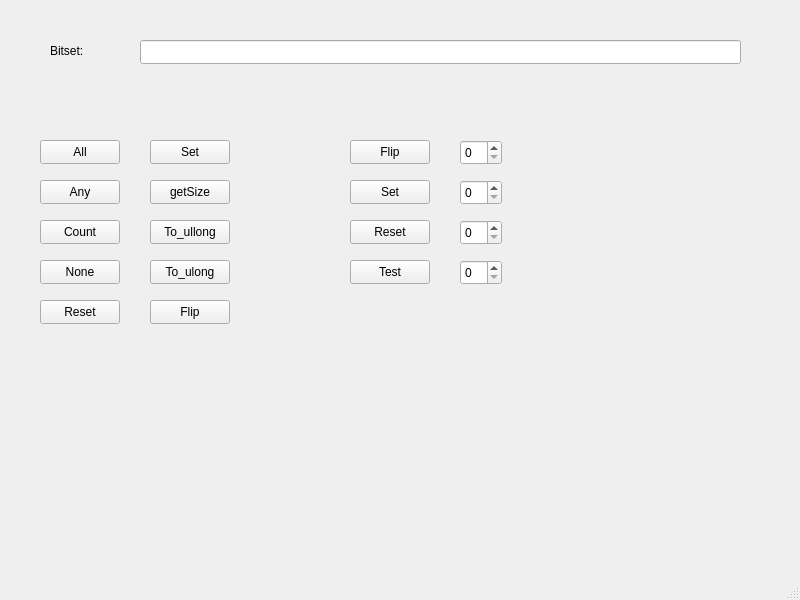
<?xml version="1.0" encoding="UTF-8"?>
<ui version="4.0">
 <class>MainWindow</class>
 <widget class="QMainWindow" name="MainWindow">
  <property name="geometry">
   <rect>
    <x>0</x>
    <y>0</y>
    <width>800</width>
    <height>600</height>
   </rect>
  </property>
  <property name="windowTitle">
   <string>MainWindow</string>
  </property>
  <widget class="QWidget" name="centralwidget">
   <widget class="QLineEdit" name="lineEdit">
    <property name="enabled">
     <bool>true</bool>
    </property>
    <property name="geometry">
     <rect>
      <x>140</x>
      <y>40</y>
      <width>601</width>
      <height>24</height>
     </rect>
    </property>
    <property name="readOnly">
     <bool>true</bool>
    </property>
   </widget>
   <widget class="QLabel" name="label">
    <property name="geometry">
     <rect>
      <x>50</x>
      <y>40</y>
      <width>61</width>
      <height>21</height>
     </rect>
    </property>
    <property name="text">
     <string>Bitset:</string>
    </property>
   </widget>
   <widget class="QLabel" name="label_ans">
    <property name="geometry">
     <rect>
      <x>80</x>
      <y>80</y>
      <width>511</width>
      <height>16</height>
     </rect>
    </property>
    <property name="text">
     <string/>
    </property>
   </widget>
   <widget class="QPushButton" name="pushButton_all">
    <property name="geometry">
     <rect>
      <x>40</x>
      <y>140</y>
      <width>80</width>
      <height>24</height>
     </rect>
    </property>
    <property name="text">
     <string>All</string>
    </property>
   </widget>
   <widget class="QPushButton" name="pushButton_any">
    <property name="geometry">
     <rect>
      <x>40</x>
      <y>180</y>
      <width>80</width>
      <height>24</height>
     </rect>
    </property>
    <property name="text">
     <string>Any</string>
    </property>
   </widget>
   <widget class="QPushButton" name="pushButton_count">
    <property name="geometry">
     <rect>
      <x>40</x>
      <y>220</y>
      <width>80</width>
      <height>24</height>
     </rect>
    </property>
    <property name="text">
     <string>Count</string>
    </property>
   </widget>
   <widget class="QSpinBox" name="spinBox_reset">
    <property name="geometry">
     <rect>
      <x>460</x>
      <y>220</y>
      <width>42</width>
      <height>25</height>
     </rect>
    </property>
    <property name="minimum">
     <number>0</number>
    </property>
    <property name="maximum">
     <number>9</number>
    </property>
   </widget>
   <widget class="QPushButton" name="pushButton_resetArg">
    <property name="geometry">
     <rect>
      <x>350</x>
      <y>220</y>
      <width>80</width>
      <height>24</height>
     </rect>
    </property>
    <property name="text">
     <string>Reset</string>
    </property>
   </widget>
   <widget class="QSpinBox" name="spinBox_flip">
    <property name="geometry">
     <rect>
      <x>460</x>
      <y>140</y>
      <width>42</width>
      <height>25</height>
     </rect>
    </property>
    <property name="minimum">
     <number>0</number>
    </property>
    <property name="maximum">
     <number>9</number>
    </property>
   </widget>
   <widget class="QPushButton" name="pushButton_none">
    <property name="geometry">
     <rect>
      <x>40</x>
      <y>260</y>
      <width>80</width>
      <height>24</height>
     </rect>
    </property>
    <property name="text">
     <string>None</string>
    </property>
   </widget>
   <widget class="QPushButton" name="pushButton_flipArg">
    <property name="geometry">
     <rect>
      <x>350</x>
      <y>140</y>
      <width>80</width>
      <height>24</height>
     </rect>
    </property>
    <property name="text">
     <string>Flip</string>
    </property>
   </widget>
   <widget class="QPushButton" name="pushButton_ullong">
    <property name="geometry">
     <rect>
      <x>150</x>
      <y>220</y>
      <width>80</width>
      <height>24</height>
     </rect>
    </property>
    <property name="text">
     <string>To_ullong</string>
    </property>
   </widget>
   <widget class="QPushButton" name="pushButton_testArg">
    <property name="geometry">
     <rect>
      <x>350</x>
      <y>260</y>
      <width>80</width>
      <height>24</height>
     </rect>
    </property>
    <property name="text">
     <string>Test</string>
    </property>
   </widget>
   <widget class="QSpinBox" name="spinBox_set">
    <property name="geometry">
     <rect>
      <x>460</x>
      <y>180</y>
      <width>42</width>
      <height>25</height>
     </rect>
    </property>
    <property name="minimum">
     <number>0</number>
    </property>
    <property name="maximum">
     <number>9</number>
    </property>
   </widget>
   <widget class="QPushButton" name="pushButton_getSize">
    <property name="geometry">
     <rect>
      <x>150</x>
      <y>180</y>
      <width>80</width>
      <height>24</height>
     </rect>
    </property>
    <property name="text">
     <string>getSize</string>
    </property>
   </widget>
   <widget class="QSpinBox" name="spinBox_test">
    <property name="geometry">
     <rect>
      <x>460</x>
      <y>260</y>
      <width>42</width>
      <height>25</height>
     </rect>
    </property>
    <property name="minimum">
     <number>0</number>
    </property>
    <property name="maximum">
     <number>9</number>
    </property>
   </widget>
   <widget class="QPushButton" name="pushButton_setArg">
    <property name="geometry">
     <rect>
      <x>350</x>
      <y>180</y>
      <width>80</width>
      <height>24</height>
     </rect>
    </property>
    <property name="text">
     <string>Set</string>
    </property>
   </widget>
   <widget class="QPushButton" name="pushButton_ulong">
    <property name="geometry">
     <rect>
      <x>150</x>
      <y>260</y>
      <width>80</width>
      <height>24</height>
     </rect>
    </property>
    <property name="text">
     <string>To_ulong</string>
    </property>
   </widget>
   <widget class="QPushButton" name="pushButton_set">
    <property name="geometry">
     <rect>
      <x>150</x>
      <y>140</y>
      <width>80</width>
      <height>24</height>
     </rect>
    </property>
    <property name="text">
     <string>Set</string>
    </property>
   </widget>
   <widget class="QPushButton" name="pushButton_reset">
    <property name="geometry">
     <rect>
      <x>40</x>
      <y>300</y>
      <width>80</width>
      <height>24</height>
     </rect>
    </property>
    <property name="text">
     <string>Reset</string>
    </property>
   </widget>
   <widget class="QPushButton" name="pushButton_flip">
    <property name="geometry">
     <rect>
      <x>150</x>
      <y>300</y>
      <width>80</width>
      <height>24</height>
     </rect>
    </property>
    <property name="text">
     <string>Flip</string>
    </property>
   </widget>
  </widget>
  <widget class="QMenuBar" name="menubar">
   <property name="geometry">
    <rect>
     <x>0</x>
     <y>0</y>
     <width>800</width>
     <height>21</height>
    </rect>
   </property>
  </widget>
  <widget class="QStatusBar" name="statusbar"/>
 </widget>
 <resources/>
 <connections/>
</ui>
